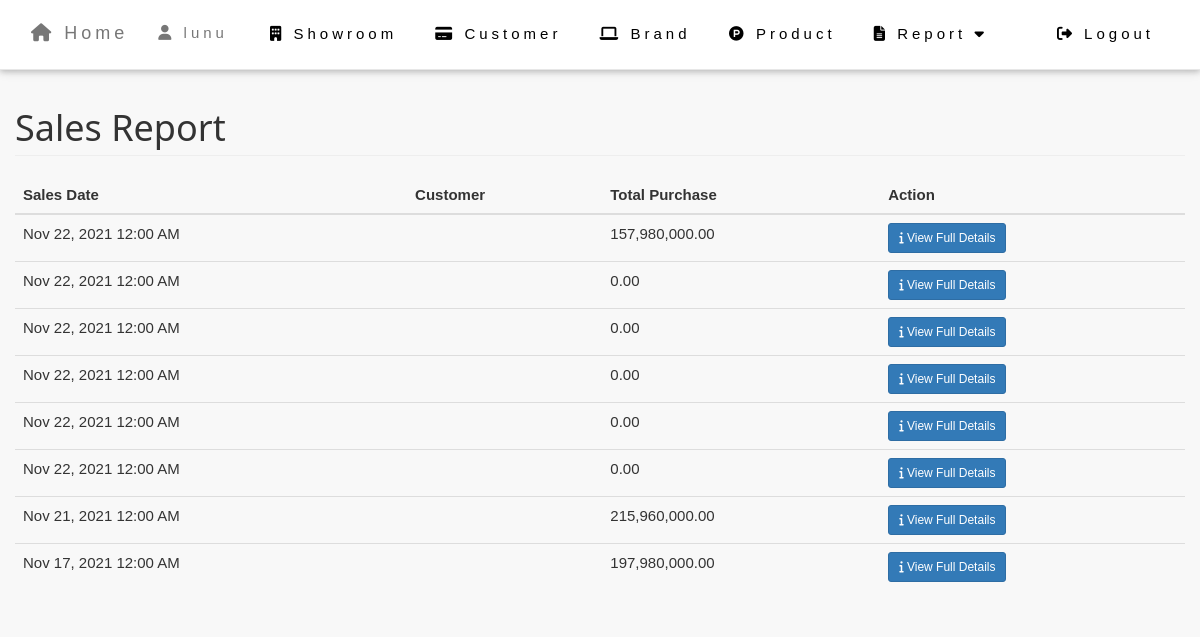
Page /admin/index.php?page=sales (signed in) on the committed database.
### tables this page shows
CREATE TABLE `user` (
  `user_id` int unsigned NOT NULL AUTO_INCREMENT,
  `username` varchar(256) NOT NULL,
  `password` varchar(256) NOT NULL,
  `access` varchar(50) NOT NULL,
  PRIMARY KEY (`user_id`),
  UNIQUE KEY `username` (`username`)
);

CREATE TABLE `sales` (
  `sale_id` int unsigned NOT NULL AUTO_INCREMENT,
  `sale_total_price` float NOT NULL,
  `sale_date` date NOT NULL,
  `CUSTOMER_id` int unsigned DEFAULT NULL,
  PRIMARY KEY (`sale_id`),
  KEY `SALES_ibfk_1` (`CUSTOMER_id`),
  CONSTRAINT `SALES_ibfk_1` FOREIGN KEY (`CUSTOMER_id`) REFERENCES `customer` (`user_id`) ON DELETE SET NULL ON UPDATE CASCADE
);

### admin/session.php (called while the page is built, shortened)
<?php
include('../conn.php');
$sq = mysqli_query($conn, "select * from `USER` where user_id='" . $_SESSION['id'] . "'");
$srow = mysqli_fetch_array($sq);
$user = $srow['username'];

### admin/navbar.php (shortened to what this page needs)
<nav class="w3-top w3-white w3-wide w3-padding w3-card navbar navbar-default navbar-fixed-top" role="navigation" style="margin-bottom: 0">
    <div class="navbar-header">
        <a class="navbar-brand" href="home.html"><i class="fas fa-home"></i> Home</a>
    </div>
    <ul class=" nav navbar-nav">
        <li>
            <a href="#account" data-toggle="modal"><i class="fas fa-user"></i> <?php echo $user; ?></a>
        </li>
    </ul>
    <ul class="nav navbar-top-links navbar-right">
        <li id="showroom"><a href="showroom.html"><i class="fas fa-building"></i> Showroom</a></li>
        <li><a href="customer.html"><i class="fas fa-credit-card"></i> Customer</a></li>
        <li><a href="brand.html"><i class="fas fa-laptop"></i> Brand</a></li>
        <li><a href="product.html"><i class="fab fa-product-hunt"></i> Product</a></li>
        <li class="dropdown">
            <a class="dropdown-toggle report" data-toggle="dropdown" href="#">
            <i class="fas fa-file-alt"></i> Report <i class="fas fa-caret-down"></i>
            </a>
        </li>
        <li><a href='#logout' data-toggle="modal"><i class="fas fa-sign-out-alt"></i> Logout</a></li>
    </ul>
</nav>

### admin/sales.php (shortened to what this page needs)
<div class="row">
	<div class="col-lg-12">
		<h1 class="page-header">Sales Report</h1>
	</div>
</div>
<div class="row">
	<div class="col-lg-12">
	<table class="table table-borderless table-hover" id="salesTable">
            <thead class="table-dark">
				<tr>
					<th>Sales Date</th>
					<th>Customer</th>
					<th>Total Purchase</th>
					<th>Action</th>
				</tr>
			</thead>
			<tbody>
				<?php
				$sq = mysqli_query($conn, "select * from sales order by sale_date desc");
				while ($sqrow = mysqli_fetch_array($sq)) {
				?>
					<tr>
						<td><?php echo date('M d, Y h:i A', strtotime($sqrow['sale_date'])); ?></td>
						<td><?php echo $sqrow['customer_name']; ?></td>
						<td align="left"><?php echo number_format($sqrow['sale_total_price'], 2); ?></td>
						<td>
							<a href="#detail<?php echo $sqrow['sale_id']; ?>" data-toggle="modal" class="btn btn-primary btn-sm"><i class="fas fa-info"></i> View Full Details</a>
						</td>
					</tr>
				<?php
				}
				?>
			</tbody>
		</table>
	</div>
</div>

### css/styles.css (style rules this page uses)
html { box-sizing: border-box }
*, *:before, *:after { box-sizing: inherit }
html { -ms-text-size-adjust: 100%; -webkit-text-size-adjust: 100%; text-size-adjust: 100% }
body { margin: 0; }
article, aside, details, figcaption, figure, footer, header, main, menu, nav, section { display: block }
a { background-color: transparent }
html, body { font-family: Verdana, sans-serif; font-size: 15px; line-height: 1.5 }
html { overflow-x: hidden }
h1 { font-size: 36px; line-height: 1 }
h1, h2, h3, h4, h5, h6 { font-family: "Segoe UI", Arial, sans-serif; font-weight: 400; margin: 10px 0 }
.w3-wide { letter-spacing: 4px }
a { color: inherit; text-decoration: none; }
.report { min-width: 175px; }
.dropdown { position: relative; display: inline-block; }
.w3-top, .w3-bottom { position: sticky; width: 100%; z-index: 4 }
.w3-top { top: 0 }
.w3-card, .w3-card-2 { box-shadow: 0 2px 5px 0 rgba(0, 0, 0, 0.16), 0 2px 10px 0 rgba(0, 0, 0, 0.12) }
.w3-padding { padding: 8px 16px }
.w3-white, .w3-hover-white:hover { color: #000 !important; background-color: #fff !important }

### rows in the picture
user: username "lunu"
sales: sale_date "Nov 22, 2021 12:00 AM", sale_total_price "157,980,000.00"
sales: sale_date "Nov 22, 2021 12:00 AM", sale_total_price "0.00"
sales: sale_date "Nov 22, 2021 12:00 AM", sale_total_price "0.00"
sales: sale_date "Nov 22, 2021 12:00 AM", sale_total_price "0.00"
sales: sale_date "Nov 22, 2021 12:00 AM", sale_total_price "0.00"
sales: sale_date "Nov 22, 2021 12:00 AM", sale_total_price "0.00"
sales: sale_date "Nov 21, 2021 12:00 AM", sale_total_price "215,960,000.00"
sales: sale_date "Nov 17, 2021 12:00 AM", sale_total_price "197,980,000.00"
